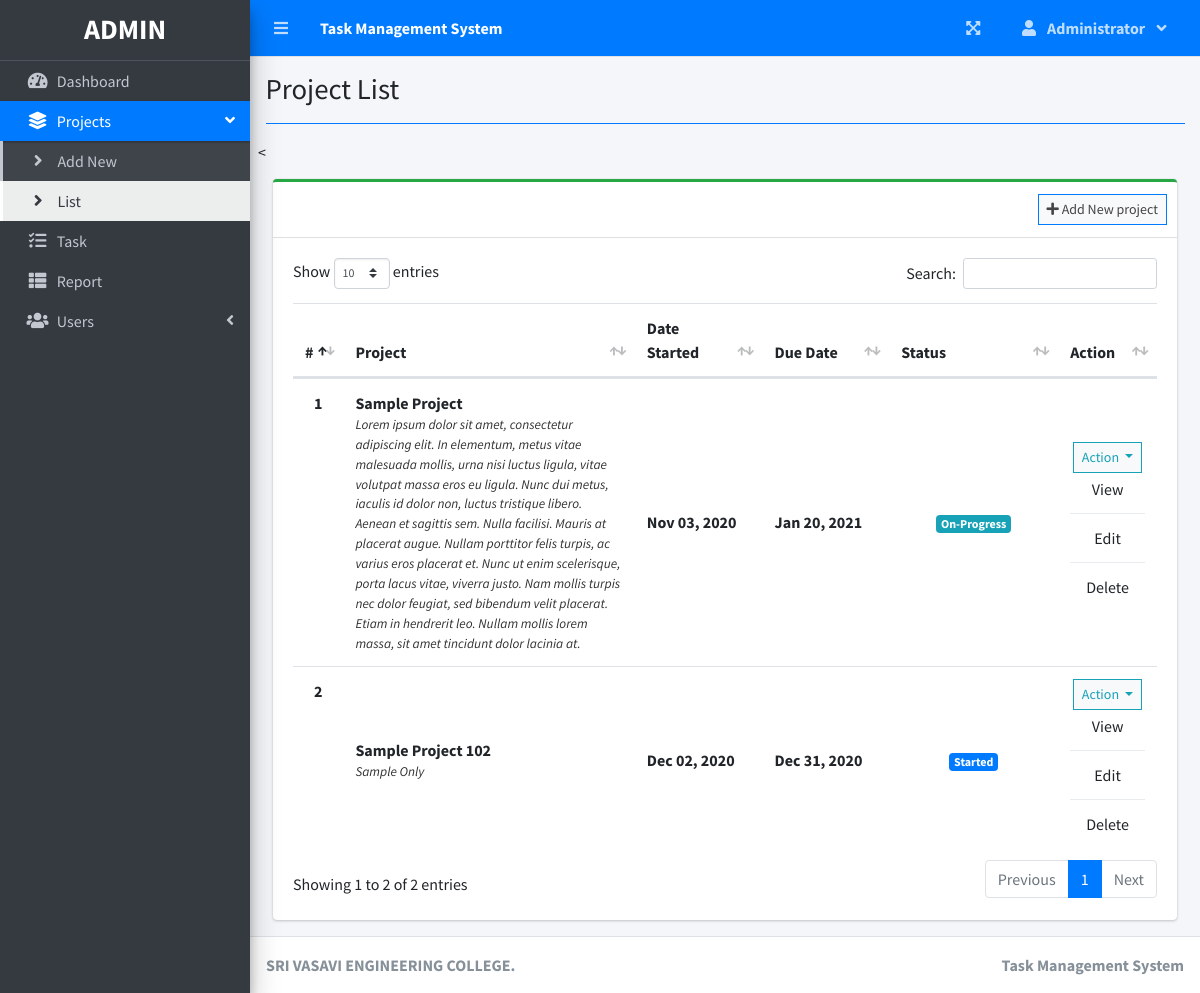
The app's page /index.php?page=project_list (signed in) with its own data.
### tables this page shows
CREATE TABLE `project_list` (
  `id` int(30) NOT NULL,
  `name` varchar(200) NOT NULL,
  `description` text NOT NULL,
  `status` tinyint(2) NOT NULL,
  `start_date` date NOT NULL,
  `end_date` date NOT NULL,
  `manager_id` int(30) NOT NULL,
  `user_ids` text NOT NULL,
  `date_created` datetime NOT NULL DEFAULT current_timestamp()
);

### project_list.php (the view, shortened to what this page needs)
<?php include'db_connect.php' ?>
<div class="col-lg-12">
	<div class="card card-outline card-success">
		<div class="card-header">
            <?php if($_SESSION['login_type'] != 3): ?>
			<div class="card-tools">
				<a class="btn btn-block btn-sm btn-default btn-flat border-primary" href="./index.php?page=new_project"><i class="fa fa-plus"></i> Add New project</a>
			</div>
            <?php endif; ?>
		</div>
		<div class="card-body">
			<table class="table tabe-hover table-condensed" id="list">
				<colgroup>
					<col width="5%">
					<col width="35%">
					<col width="15%">
					<col width="15%">
					<col width="20%">
					<col width="10%">
				</colgroup>
				<thead>
					<tr>
						<th class="text-center">#</th>
						<th>Project</th>
						<th>Date Started</th>
						<th>Due Date</th>
						<th>Status</th>
						<th>Action</th>
					</tr>
				</thead>
				<tbody>
					<?php
					$i = 1;
					$stat = array("Pending","Started","On-Progress","On-Hold","Over Due","Done");
					$where = "";
					$qry = $conn->query("SELECT * FROM project_list $where ORDER BY start_date ASC, end_date ASC");
					while($row= $qry->fetch_assoc()):
						$trans = get_html_translation_table(HTML_ENTITIES,ENT_QUOTES);
						unset($trans["\""], $trans["<"], $trans[">"], $trans["<h2"]);
						$desc = strtr(html_entity_decode($row['description']),$trans);
						$desc=str_replace(array("<li>","</li>"), array("",", "), $desc);
		                $cprog = $conn->query("SELECT * FROM task_list where project_id = {$row['id']} and status = 3")->num_rows;
		                $prod = $conn->query("SELECT * FROM user_productivity where project_id = {$row['id']}")->num_rows;
						if($row['status'] == 0 && strtotime(date('Y-m-d')) >= strtotime($row['start_date'])):
						if($prod  > 0  || $cprog > 0)
		                  $row['status'] = 2;
		                else
		                  $row['status'] = 1;
						elseif($row['status'] == 0 && strtotime(date('Y-m-d')) > strtotime($row['end_date'])):
						$row['status'] = 4;
						endif;
					?>
					<tr>
						<th class="text-center"><?php echo $i++ ?></th>
						<td>
							<p><b><?php echo ucwords($row['name']) ?></b></p>
							<p class="truncate"><?php echo strip_tags($desc) ?></p>
						</td>
						<td><b><?php echo date("M d, Y",strtotime($row['start_date'])) ?></b></td>
						<td><b><?php echo date("M d, Y",strtotime($row['end_date'])) ?></b></td>
						<td class="text-center">
							<?php
							  if($stat[$row['status']] =='Pending'){
							  	echo "<span class='badge badge-secondary'>{$stat[$row['status']]}</span>";
							  }elseif($stat[$row['status']] =='Started'){
							  	echo "<span class='badge badge-primary'>{$stat[$row['status']]}</span>";
							  }elseif($stat[$row['status']] =='On-Progress'){
							  	echo "<span class='badge badge-info'>{$stat[$row['status']]}</span>";
							  }elseif($stat[$row['status']] =='On-Hold'){
							  	echo "<span class='badge badge-warning'>{$stat[$row['status']]}</span>";
							  }elseif($stat[$row['status']] =='Over Due'){
							  	echo "<span class='badge badge-danger'>{$stat[$row['status']]}</span>";
							  }elseif($stat[$row['status']] =='Done'){
							  	echo "<span class='badge badge-success'>{$stat[$row['status']]}</span>";
							  }
							?>
						</td>
						<td class="text-center">
							<button type="button" class="btn btn-default btn-sm btn-flat border-info wave-effect text-info dropdown-toggle" data-toggle="dropdown" aria-expanded="true">
		                      Action
		                    </button>
		                      <a class="dropdown-item view_project" href="./index.php?page=view_project&id=<?php echo $row['id'] ?>" data-id="<?php echo $row['id'] ?>">View</a>
		                      <div class="dropdown-divider"></div>
		                      <?php if($_SESSION['login_type'] != 3): ?>
		                      <a class="dropdown-item" href="./index.php?page=edit_project&id=<?php echo $row['id'] ?>">Edit</a>
		                      <div class="dropdown-divider"></div>
		                      <a class="dropdown-item delete_project" href="javascript:void(0)" data-id="<?php echo $row['id'] ?>">Delete</a>
		                  <?php endif; ?>
		                    </div>
				<?php endwhile; ?>
		</div>
	</div>
</div>

### project_list.php (style rules this page uses)
table p { margin: unset !important; }
table td { vertical-align: middle !important }

### records on screen
project_list: name "Sample Project", description "Lorem ipsum dolor sit amet, consectetur adipiscing elit. In elementum, metus vitae malesuada mollis, urna nisi luctus ligula, vitae volutpat massa eros eu ligula. Nunc dui metus, iaculis id dolor non, luctus tristique libero. Aenean et sagittis sem. Nulla facilisi. Mauris at placerat augue. Nullam porttitor felis turpis, ac varius eros placerat et. Nunc ut enim scelerisque, porta lacus vitae, viverra justo. Nam mollis turpis nec dolor feugiat, sed bibendum velit placerat. Etiam in hendrerit leo. Nullam mollis lorem massa, sit amet tincidunt dolor lacinia at.", start_date "Nov 03, 2020", end_date "Jan 20, 2021", manager "On-Progress"
project_list: name "Sample Project 102", description "Sample Only", start_date "Dec 02, 2020", end_date "Dec 31, 2020", status "Started"

### other values on screen
$_SESSION['system']['name'] "Task Management System"
$_SESSION['login_firstname'] "Administrator"
$title "Project List"
